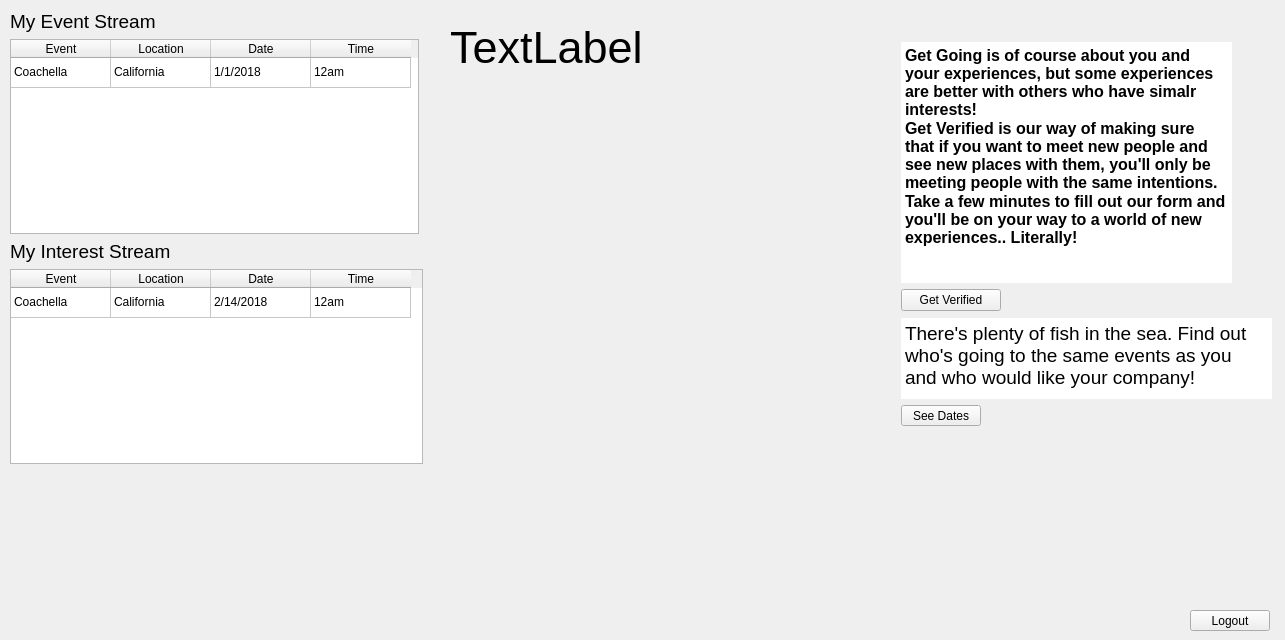
     <widget class="QWidget" name="tab_4">
      <attribute name="title">
       <string>Profile</string>
      </attribute>
      <widget class="QPushButton" name="logout">
       <property name="geometry">
        <rect>
         <x>1190</x>
         <y>610</y>
         <width>80</width>
         <height>21</height>
        </rect>
       </property>
       <property name="text">
        <string>Logout</string>
       </property>
      </widget>
      <widget class="QLabel" name="Nam_Display_2">
       <property name="geometry">
        <rect>
         <x>450</x>
         <y>10</y>
         <width>350</width>
         <height>75</height>
        </rect>
       </property>
       <property name="minimumSize">
        <size>
         <width>350</width>
         <height>75</height>
        </size>
       </property>
       <property name="maximumSize">
        <size>
         <width>350</width>
         <height>75</height>
        </size>
       </property>
       <property name="font">
        <font>
         <pointsize>34</pointsize>
        </font>
       </property>
       <property name="focusPolicy">
        <enum>Qt::NoFocus</enum>
       </property>
       <property name="text">
        <string>TextLabel</string>
       </property>
      </widget>
      <widget class="QWidget" name="">
       <property name="geometry">
        <rect>
         <x>10</x>
         <y>10</y>
         <width>413</width>
         <height>454</height>
        </rect>
       </property>
       <layout class="QVBoxLayout" name="verticalLayout_18">
        <item>
         <layout class="QVBoxLayout" name="verticalLayout_29">
          <item>
           <widget class="QLabel" name="label_7">
            <property name="minimumSize">
             <size>
              <width>171</width>
              <height>0</height>
             </size>
            </property>
            <property name="maximumSize">
             <size>
              <width>171</width>
              <height>16777215</height>
             </size>
            </property>
            <property name="font">
             <font>
              <pointsize>14</pointsize>
             </font>
            </property>
            <property name="text">
             <string>My Event Stream</string>
            </property>
           </widget>
          </item>
          <item>
           <widget class="QTableWidget" name="interestStream_2">
            <property name="minimumSize">
             <size>
              <width>409</width>
              <height>0</height>
             </size>
            </property>
            <property name="maximumSize">
             <size>
              <width>409</width>
              <height>16777215</height>
             </size>
            </property>
            <property name="editTriggers">
             <set>QAbstractItemView::NoEditTriggers</set>
            </property>
            <property name="showGrid">
             <bool>true</bool>
            </property>
            <attribute name="verticalHeaderVisible">
             <bool>false</bool>
            </attribute>
            <row>
             <property name="text">
              <string>1</string>
             </property>
            </row>
            <column>
             <property name="text">
              <string>Event</string>
             </property>
            </column>
            <column>
             <property name="text">
              <string>Location</string>
             </property>
            </column>
            <column>
             <property name="text">
              <string>Date</string>
             </property>
            </column>
            <column>
             <property name="text">
              <string>Time</string>
             </property>
            </column>
            <item row="0" column="0">
             <property name="text">
              <string>Coachella</string>
             </property>
            </item>
            <item row="0" column="1">
             <property name="text">
              <string>California</string>
             </property>
            </item>
            <item row="0" column="2">
             <property name="text">
              <string>1/1/2018</string>
             </property>
            </item>
            <item row="0" column="3">
             <property name="text">
              <string>12am</string>
             </property>
            </item>
           </widget>
          </item>
         </layout>
        </item>
        <item>
         <layout class="QVBoxLayout" name="verticalLayout">
          <item>
           <widget class="QLabel" name="label_2">
            <property name="minimumSize">
             <size>
              <width>171</width>
              <height>0</height>
             </size>
            </property>
            <property name="maximumSize">
             <size>
              <width>171</width>
              <height>16777215</height>
             </size>
            </property>
            <property name="font">
             <font>
              <pointsize>14</pointsize>
             </font>
            </property>
            <property name="text">
             <string>My Interest Stream</string>
            </property>
           </widget>
          </item>
          <item>
           <widget class="QTableWidget" name="interestStream">
            <property name="minimumSize">
             <size>
              <width>300</width>
              <height>0</height>
             </size>
            </property>
            <property name="maximumSize">
             <size>
              <width>420</width>
              <height>16777215</height>
             </size>
            </property>
            <property name="editTriggers">
             <set>QAbstractItemView::NoEditTriggers</set>
            </property>
            <property name="showGrid">
             <bool>true</bool>
            </property>
            <attribute name="verticalHeaderVisible">
             <bool>false</bool>
            </attribute>
            <row>
             <property name="text">
              <string>1</string>
             </property>
            </row>
            <column>
             <property name="text">
              <string>Event</string>
             </property>
            </column>
            <column>
             <property name="text">
              <string>Location</string>
             </property>
            </column>
            <column>
             <property name="text">
              <string>Date</string>
             </property>
            </column>
            <column>
             <property name="text">
              <string>Time</string>
             </property>
            </column>
            <item row="0" column="0">
             <property name="text">
              <string>Coachella</string>
             </property>
            </item>
            <item row="0" column="1">
             <property name="text">
              <string>California</string>
             </property>
            </item>
            <item row="0" column="2">
             <property name="text">
              <string>2/14/2018</string>
             </property>
            </item>
            <item row="0" column="3">
             <property name="text">
              <string>12am</string>
             </property>
            </item>
           </widget>
          </item>
         </layout>
        </item>
       </layout>
      </widget>
      <widget class="QWidget" name="">
       <property name="geometry">
        <rect>
         <x>901</x>
         <y>41</y>
         <width>375</width>
         <height>388</height>
        </rect>
       </property>
       <layout class="QVBoxLayout" name="verticalLayout_20">
        <item>
         <layout class="QVBoxLayout" name="verticalLayout_17">
          <item>
           <widget class="QTextEdit" name="textEdit">
            <property name="minimumSize">
             <size>
              <width>331</width>
              <height>241</height>
             </size>
            </property>
            <property name="maximumSize">
             <size>
              <width>331</width>
              <height>241</height>
             </size>
            </property>
            <property name="frameShape">
             <enum>QFrame::NoFrame</enum>
            </property>
            <property name="html">
             <string>&lt;!DOCTYPE HTML PUBLIC &quot;-//W3C//DTD HTML 4.0//EN&quot; &quot;http://www.w3.org/TR/REC-html40/strict.dtd&quot;&gt;
&lt;html&gt;&lt;head&gt;&lt;meta name=&quot;qrichtext&quot; content=&quot;1&quot; /&gt;&lt;style type=&quot;text/css&quot;&gt;
p, li { white-space: pre-wrap; }
&lt;/style&gt;&lt;/head&gt;&lt;body style=&quot; font-family:'MS Shell Dlg 2'; font-size:8.25pt; font-weight:400; font-style:normal;&quot;&gt;
&lt;p style=&quot; margin-top:0px; margin-bottom:0px; margin-left:0px; margin-right:0px; -qt-block-indent:0; text-indent:0px;&quot;&gt;&lt;span style=&quot; font-size:12pt; font-weight:600;&quot;&gt;Get Going is of course about you and your experiences, but some experiences are better with others who have simalr interests! &lt;/span&gt;&lt;/p&gt;
&lt;p style=&quot; margin-top:0px; margin-bottom:0px; margin-left:0px; margin-right:0px; -qt-block-indent:0; text-indent:0px;&quot;&gt;&lt;span style=&quot; font-size:12pt; font-weight:600;&quot;&gt;Get Verified is our way of making sure that if you want to meet new people and see new places with them, you'll only be meeting people with the same intentions. &lt;/span&gt;&lt;/p&gt;
&lt;p style=&quot; margin-top:0px; margin-bottom:0px; margin-left:0px; margin-right:0px; -qt-block-indent:0; text-indent:0px;&quot;&gt;&lt;span style=&quot; font-size:12pt; font-weight:600;&quot;&gt;Take a few minutes to fill out our form and you'll be on your way to a world of new experiences.. Literally!&lt;/span&gt;  &lt;/p&gt;&lt;/body&gt;&lt;/html&gt;</string>
            </property>
           </widget>
          </item>
          <item>
           <widget class="QPushButton" name="GetVerifiedB">
            <property name="minimumSize">
             <size>
              <width>100</width>
              <height>0</height>
             </size>
            </property>
            <property name="maximumSize">
             <size>
              <width>100</width>
              <height>16777215</height>
             </size>
            </property>
            <property name="text">
             <string>Get Verified</string>
            </property>
           </widget>
          </item>
         </layout>
        </item>
        <item>
         <layout class="QVBoxLayout" name="verticalLayout_19">
          <item>
           <widget class="QPlainTextEdit" name="plainTextEdit_2">
            <property name="minimumSize">
             <size>
              <width>371</width>
              <height>81</height>
             </size>
            </property>
            <property name="maximumSize">
             <size>
              <width>371</width>
              <height>81</height>
             </size>
            </property>
            <property name="font">
             <font>
              <pointsize>14</pointsize>
              <weight>50</weight>
              <bold>false</bold>
             </font>
            </property>
            <property name="frameShape">
             <enum>QFrame::NoFrame</enum>
            </property>
            <property name="plainText">
             <string>There's plenty of fish in the sea. Find out who's going to the same events as you and who would like your company!</string>
            </property>
           </widget>
          </item>
          <item>
           <widget class="QPushButton" name="matchB">
            <property name="minimumSize">
             <size>
              <width>80</width>
              <height>21</height>
             </size>
            </property>
            <property name="maximumSize">
             <size>
              <width>80</width>
              <height>21</height>
             </size>
            </property>
            <property name="text">
             <string>See Dates</string>
            </property>
           </widget>
          </item>
         </layout>
        </item>
       </layout>
      </widget>
     </widget>
